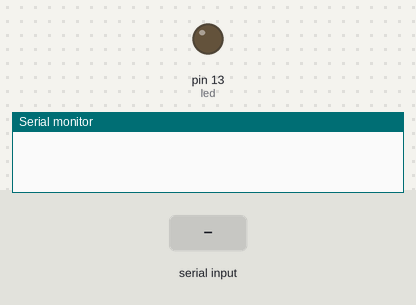
A sketch run on a simulated Arduino Uno, built with avr-gcc and run on an emulated ATmega328P. Parts: output pins drawn as LEDs (lit = HIGH), the last lines printed to the serial monitor. The test bench sets the inputs (shaded band).

Above: at 1.2 s.
1.3 s: "good morning" received over Serial
At 2.1 s:
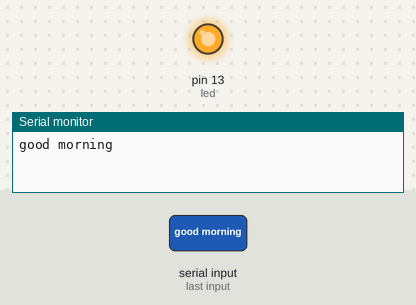
2.9 s: "good night" received over Serial
At 3.8 s:
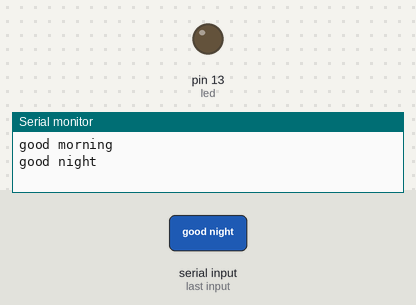
Timing chart, 0 to 5.9 s (numbered marks = the images above; inputs shaded):
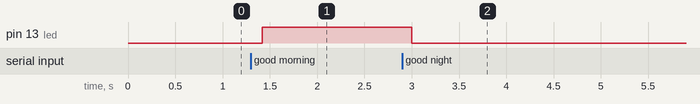

The sketch:

bluetooth-speak.ino
```cpp
/*
ARDUINO TRAINING
CREATE BY : MUHAMMAD SHAHKHIR BIN MOZAMIR

 TITLE: ARDUINO SPEAK
*/

String voice;
#define led 13

void setup() {
  // put your setup code here, to run once:
  pinMode(led,OUTPUT);
  Serial.begin(9600);

}

void loop() {                    // put your main code here, to run repeatedly:
  while (Serial.available()){  //Check if there is an available byte to read
  delay(10); //Delay added to make thing stable
  char c = Serial.read(); //Conduct a serial read
  if (c == '#') {break;} //Exit the loop when the # is detected after the word
  voice += c; //Shorthand for voice = voice + c
  }
  if (voice.length() > 0) {
    Serial.println(voice);
//-----------------------------------------------------------------------//
  //----------Control Multiple Pins/ LEDs----------//
 if(voice == "good morning")
{
digitalWrite(led,HIGH);
}

else if(voice == "good night")
{
digitalWrite(led,LOW);
}

voice=""; //Reset the variable after initiating
}
}

/*
 *TEST STATUS : QUALIFIED
 */
```

Measured:
- after the input at 1.3 s, pin 13 (led): LOW → HIGH after 0.12 s
- after the input at 2.9 s, pin 13 (led): HIGH → LOW after 0.10 s
